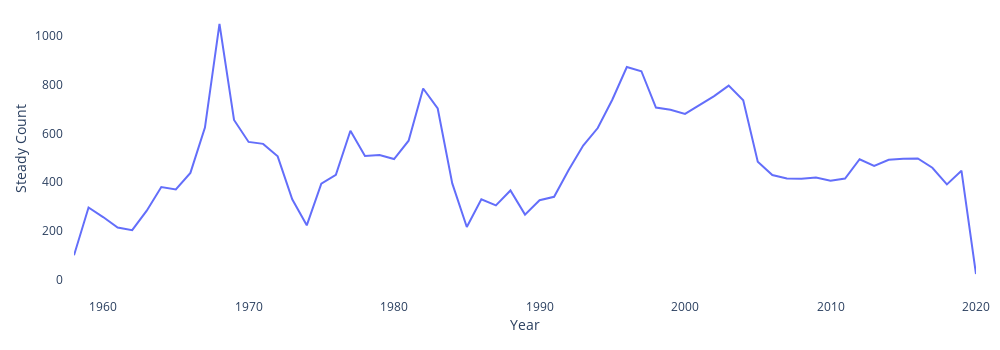

Write notebook code for a chart like this one.
### Markdown cell above
## Part III: The 'Steady's in Chart

### Code cell
c1y_li = (trend_df.loc[:, :] == 'Steady').sum()
c1y_li.index = [d[:4] for d in c1y_li.index]
c1y_li = c1y_li.groupby(level = 0).sum()
fig = go.Figure(go.Scatter(x=c1y_li.index,
                           y=c1y_li,
                           mode='lines'))
fig.update_layout(width=1000, 
                  height=350, 
                  plot_bgcolor='rgb(255,255,255)',
                  xaxis_title="Year",
                  yaxis_title="Steady Count",
                  margin={'l':10, 'r':10, 'b':10, 't':10, 'pad':10})
fig.show()

### Figure 1 — Plotly figure (JSON) as saved in the notebook; plotly's stock layout.template omitted (floating-point values rounded to 4 significant figures)
{"data": [{"mode": "lines", "type": "scatter", "x": ["1958", "1959", "1960", "1961", "1962", "1963", "1964", "1965", "1966", "1967", "1968", "1969", "1970", "1971", "1972", "1973", "1974", "1975", "1976", "1977", "1978", "1979", "1980", "1981", "1982", "1983", "1984", "1985", "1986", "1987", "1988", "1989", "1990", "1991", "1992", "1993", "1994", "1995", "1996", "1997", "1998", "1999", "2000", "2001", "2002", "2003", "2004", "2005", "2006", "2007", "2008", "2009", "2010", "2011", "2012", "2013", "2014", "2015", "2016", "2017", "2018", "2019", "2020"], "y": [100, 296, 257, 214, 203, 283, 380, 370, 438, 624, 1049, 655, 565, 557, 506, 330, 223, 394, 430, 611, 507, 511, 495, 570, 784, 702, 395, 216, 330, 305, 366, 267, 326, 340, 450, 550, 622, 738, 872, 855, 706, 697, 680, 716, 753, 796, 736, 484, 429, 415, 414, 419, 406, 415, 494, 467, 492, 496, 497, 459, 391, 447, 23]}], "layout": {"height": 350, "hovermode": "x", "margin": {"b": 10, "l": 10, "pad": 10, "r": 10, "t": 10}, "plot_bgcolor": "rgb(255,255,255)", "width": 1000, "xaxis": {"autorange": true, "range": [1958, 2020], "title": {"text": "Year"}, "type": "linear"}, "yaxis": {"autorange": true, "range": [-34, 1106], "title": {"text": "Steady Count"}, "type": "linear"}}}
